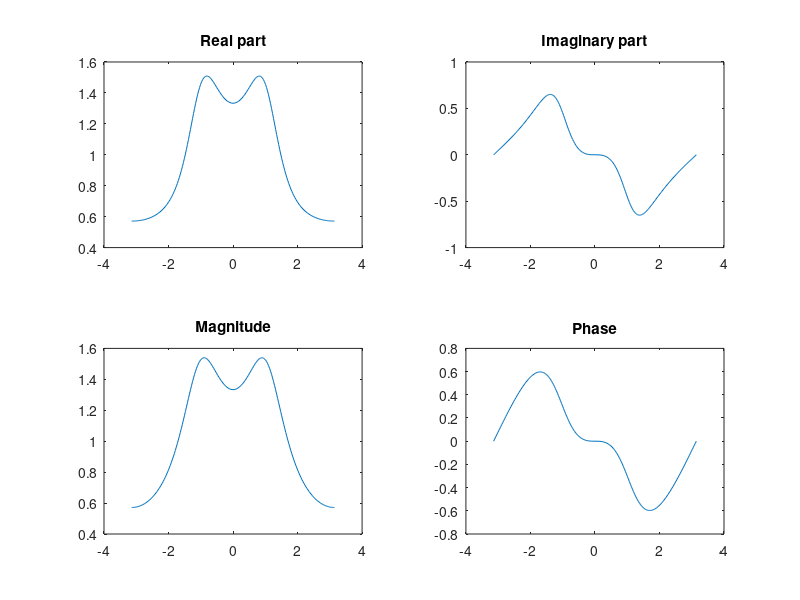

Recreate this plot in MATLAB.
clear; clc;
theta=60*pi/180; 
r=0.5
w= -pi:pi/100:pi;
den = 1 -2*r*cos(theta)*exp(-j*w) +r^2*exp(-j*2*w);
G=1./den;
subplot (221), plot(w, real(G));
title('Real part')
subplot (222), plot(w, imag(G));
title('Imaginary part')
subplot (223), plot(w, abs(G));
title('Magnitude')
subplot (224), plot(w, angle(G));
title('Phase')
